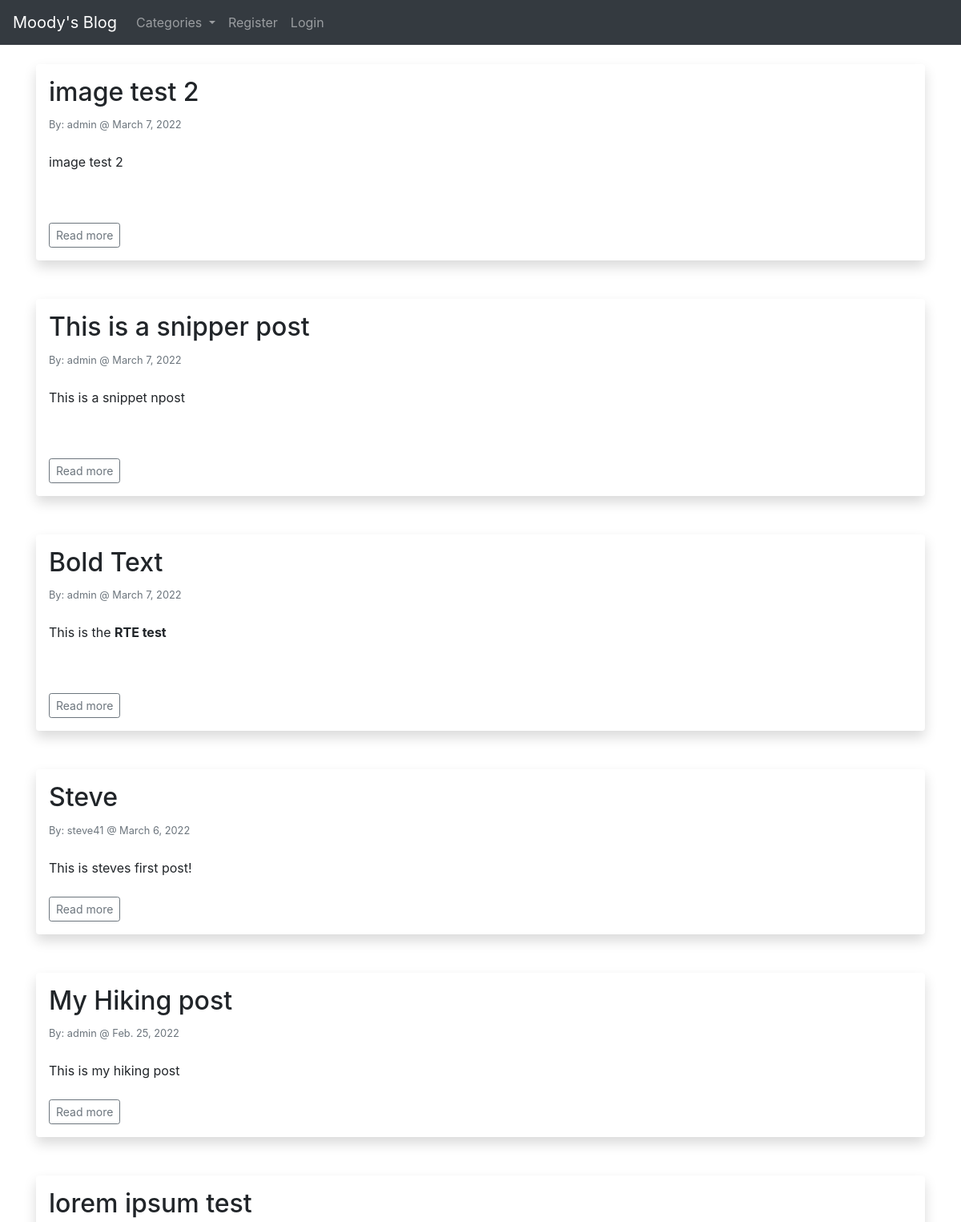
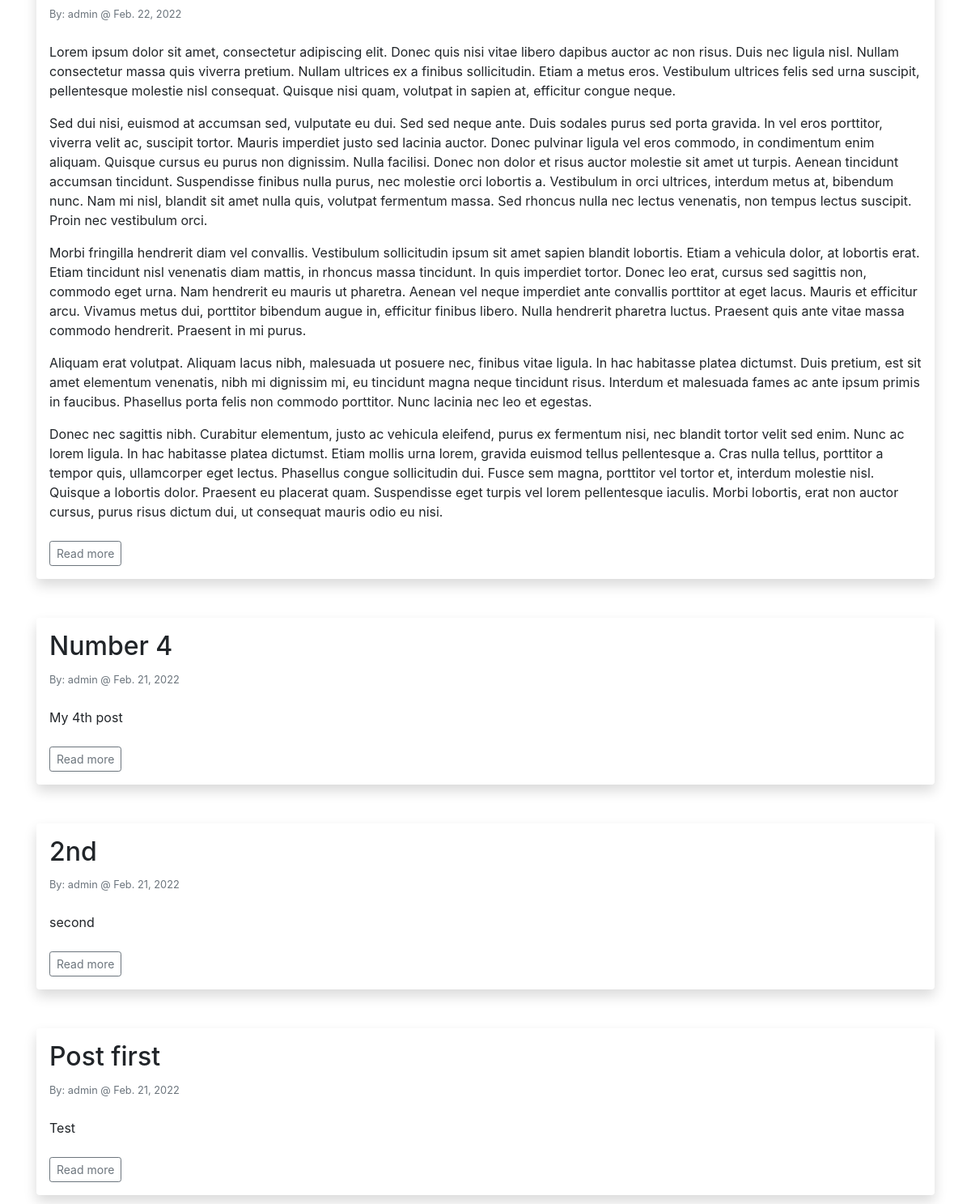
The page / on the database its author committed (2 pictures, top to bottom).
### theblog/models.py (models this page shows, shortened)
class Post(models.Model):
    title = models.CharField(max_length=255, blank=True)
    header_image = models.ImageField(null=True, blank=True, upload_to='images/')
    title_tag = models.CharField(max_length=255)
    author = models.ForeignKey(User, on_delete=models.CASCADE)
    body = RichTextField(blank=True, null=True)
    post_date = models.DateField(auto_now_add=True)
    category = models.CharField(max_length=255, default='general')
    snippet = models.CharField(max_length=255)
    likes = models.ManyToManyField(User, related_name='blog_posts')

### theblog/views.py (the view)
# urls.py: path('', HomeView.as_view(), name="home"),
class HomeView(ListView):
    model = Post
    template_name = 'home.html'
    ordering = ['-id']
    def get_context_data(self, *args, **kwargs):
        cat_menu = Category.objects.all()
        context = super(HomeView, self).get_context_data(*args, **kwargs)
        context["cat_menu"] = cat_menu
        return context

### theblog/models.py (called while the page is built)
    def __str__(self):
        return self.name

### theblog/templates/home.html (shortened to what this page needs)
{% extends 'base.html' %}
{% load bootstrap_icons %}
{% load static %}
{% block content %}
<link rel="stylesheet" type="text/css" href="{% static 'moodyblog/css/home.css' %}"/>
{% for post in object_list %}
    <div class="shadow p-3 mb-5 bg-body rounded">
        <h2>{{ post.title }}</h2>
        <small class="text-muted">By: {{ post.author.username }} @ {{ post.post_date }}</small>
        <br/><br/>
        {{ post.body|safe }}<br/><br/>
        <a href="{% url 'article-detail' author=post.author.username pk=post.id %}" class="btn btn-outline-secondary btn-sm">Read more</a>
    </div>
{% endfor %}
{% endblock %}

### rows shown on the page
Post: title "image test 2", author.username "admin", post_date "March 7, 2022", body "image test 2"
Post: title "This is a snipper post", author.username "admin", post_date "March 7, 2022", body "This is a snippet npost"
Post: title "Bold Text", author.username "admin", post_date "March 7, 2022", body "This is the RTE test"
Post: title "Steve", author.username "steve41", post_date "March 6, 2022", body "This is steves first post!"
Post: title "My Hiking post", author.username "admin", post_date "Feb. 25, 2022", body "This is my hiking post"
Post: title "lorem ipsum test", author.username "admin", post_date "Feb. 22, 2022", body "Lorem ipsum dolor sit amet, consectetur adipiscing elit. Donec quis nisi vitae libero dapibus auctor ac non risus. Duis nec ligula nisl. Nullam consectetur massa quis viverra pretium. Nullam ultrices ex a finibus sollicitudin. Etiam a metus eros. Vestibulum ultrices felis sed urna suscipit, pellentesque molestie nisl consequat. Quisque nisi quam, volutpat in sapien at, efficitur congue neque. Sed dui nisi, euismod at accumsan sed, vulputate eu dui. Sed sed neque ante. Duis sodales purus sed porta gravida. In vel eros porttitor, viverra velit ac, suscipit tortor. Mauris imperdiet justo sed lacinia auctor. Donec pulvinar ligula vel eros commodo, in condimentum enim aliquam. Quisque cursus eu…"
Post: title "Number 4", author.username "admin", post_date "Feb. 21, 2022", body "My 4th post"
Post: title "2nd", author.username "admin", post_date "Feb. 21, 2022", body "second"
Post: title "Post first", author.username "admin", post_date "Feb. 21, 2022", body "Test"
